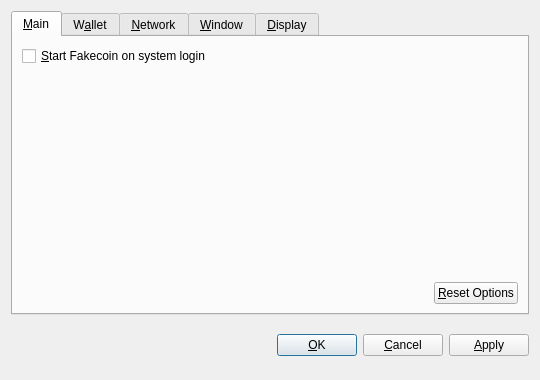
<?xml version="1.0" encoding="UTF-8"?>
<ui version="4.0">
 <class>OptionsDialog</class>
 <widget class="QDialog" name="OptionsDialog">
  <property name="geometry">
   <rect>
    <x>0</x>
    <y>0</y>
    <width>540</width>
    <height>380</height>
   </rect>
  </property>
  <property name="windowTitle">
   <string>Options</string>
  </property>
  <property name="modal">
   <bool>true</bool>
  </property>
  <layout class="QVBoxLayout" name="verticalLayout">
   <item>
    <widget class="QTabWidget" name="tabWidget">
     <property name="tabPosition">
      <enum>QTabWidget::North</enum>
     </property>
     <property name="currentIndex">
      <number>0</number>
     </property>
     <widget class="QWidget" name="tabMain">
      <attribute name="title">
       <string>&amp;Main</string>
      </attribute>
      <layout class="QVBoxLayout" name="verticalLayout_Main">
       <item>
        <widget class="QCheckBox" name="bitcoinAtStartup">
         <property name="toolTip">
          <string>Automatically start Fakecoin after logging in to the system.</string>
         </property>
         <property name="text">
          <string>&amp;Start Fakecoin on system login</string>
         </property>
        </widget>
       </item>
       <item>
        <spacer name="verticalSpacer_Main">
         <property name="orientation">
          <enum>Qt::Vertical</enum>
         </property>
         <property name="sizeHint" stdset="0">
          <size>
           <width>20</width>
           <height>40</height>
          </size>
         </property>
        </spacer>
       </item>
       <item>
        <layout class="QHBoxLayout" name="horizontalLayout_2_Main">
         <item>
          <spacer name="horizontalSpacer_2_Main">
           <property name="orientation">
            <enum>Qt::Horizontal</enum>
           </property>
           <property name="sizeHint" stdset="0">
            <size>
             <width>40</width>
             <height>20</height>
            </size>
           </property>
          </spacer>
         </item>
         <item>
          <widget class="QPushButton" name="resetButton">
           <property name="toolTip">
            <string>Reset all client options to default.</string>
           </property>
           <property name="text">
            <string>&amp;Reset Options</string>
           </property>
           <property name="autoDefault">
            <bool>false</bool>
           </property>
          </widget>
         </item>
        </layout>
       </item>
      </layout>
     </widget>
     <widget class="QWidget" name="tabWallet">
      <attribute name="title">
       <string>W&amp;allet</string>
      </attribute>
      <layout class="QVBoxLayout" name="verticalLayout_Network">
       <item>
        <widget class="QLabel" name="transactionFeeInfoLabel">
         <property name="text">
          <string>Optional transaction fee per kB that helps make sure your transactions are processed quickly. Most transactions are 1 kB.</string>
         </property>
         <property name="textFormat">
          <enum>Qt::PlainText</enum>
         </property>
         <property name="wordWrap">
          <bool>true</bool>
         </property>
        </widget>
       </item>
       <item>
        <layout class="QHBoxLayout" name="horizontalLayout_1_Main">
         <item>
          <widget class="QLabel" name="transactionFeeLabel">
           <property name="text">
            <string>Pay transaction &amp;fee</string>
           </property>
           <property name="textFormat">
            <enum>Qt::PlainText</enum>
           </property>
           <property name="buddy">
            <cstring>transactionFee</cstring>
           </property>
          </widget>
         </item>
         <item>
          <widget class="BitcoinAmountField" name="transactionFee"/>
         </item>
         <item>
          <spacer name="horizontalSpacer_1_Main">
           <property name="orientation">
            <enum>Qt::Horizontal</enum>
           </property>
           <property name="sizeHint" stdset="0">
            <size>
             <width>40</width>
             <height>20</height>
            </size>
           </property>
          </spacer>
         </item>
        </layout>
       </item>
       <item>
        <widget class="QLabel" name="label">
         <property name="text">
          <string>If you disable the spending of unconfirmed change, the change from a transaction cannot be used until that transaction has at least one confirmation. This also affects how your balance is computed.</string>
         </property>
         <property name="wordWrap">
          <bool>true</bool>
         </property>
        </widget>
       </item>
       <item>
        <widget class="QCheckBox" name="spendZeroConfChange">
         <property name="text">
          <string>Spend unconfirmed change  (experts only)</string>
         </property>
        </widget>
       </item>
       <item>
        <spacer name="verticalSpacer">
         <property name="orientation">
          <enum>Qt::Vertical</enum>
         </property>
         <property name="sizeHint" stdset="0">
          <size>
           <width>20</width>
           <height>40</height>
          </size>
         </property>
        </spacer>
       </item>
      </layout>
     </widget>
     <widget class="QWidget" name="tabNetwork">
      <attribute name="title">
       <string>&amp;Network</string>
      </attribute>
      <layout class="QVBoxLayout" name="verticalLayout_Network">
       <item>
        <widget class="QCheckBox" name="mapPortUpnp">
         <property name="toolTip">
          <string>Automatically open the Fakecoin client port on the router. This only works when your router supports UPnP and it is enabled.</string>
         </property>
         <property name="text">
          <string>Map port using &amp;UPnP</string>
         </property>
        </widget>
       </item>
       <item>
        <widget class="QCheckBox" name="connectSocks">
         <property name="toolTip">
          <string>Connect to the Fakecoin network through a SOCKS proxy (e.g. when connecting through Tor).</string>
         </property>
         <property name="text">
          <string>&amp;Connect through SOCKS proxy:</string>
         </property>
        </widget>
       </item>
       <item>
        <layout class="QHBoxLayout" name="horizontalLayout_Network">
         <item>
          <widget class="QLabel" name="proxyIpLabel">
           <property name="text">
            <string>Proxy &amp;IP:</string>
           </property>
           <property name="textFormat">
            <enum>Qt::PlainText</enum>
           </property>
           <property name="buddy">
            <cstring>proxyIp</cstring>
           </property>
          </widget>
         </item>
         <item>
          <widget class="QValidatedLineEdit" name="proxyIp">
           <property name="maximumSize">
            <size>
             <width>140</width>
             <height>16777215</height>
            </size>
           </property>
           <property name="toolTip">
            <string>IP address of the proxy (e.g. 127.0.0.1)</string>
           </property>
          </widget>
         </item>
         <item>
          <widget class="QLabel" name="proxyPortLabel">
           <property name="text">
            <string>&amp;Port:</string>
           </property>
           <property name="textFormat">
            <enum>Qt::PlainText</enum>
           </property>
           <property name="buddy">
            <cstring>proxyPort</cstring>
           </property>
          </widget>
         </item>
         <item>
          <widget class="QLineEdit" name="proxyPort">
           <property name="maximumSize">
            <size>
             <width>55</width>
             <height>16777215</height>
            </size>
           </property>
           <property name="toolTip">
            <string>Port of the proxy (e.g. 9050)</string>
           </property>
          </widget>
         </item>
         <item>
          <widget class="QLabel" name="socksVersionLabel">
           <property name="text">
            <string>SOCKS &amp;Version:</string>
           </property>
           <property name="textFormat">
            <enum>Qt::PlainText</enum>
           </property>
           <property name="buddy">
            <cstring>socksVersion</cstring>
           </property>
          </widget>
         </item>
         <item>
          <widget class="QValueComboBox" name="socksVersion">
           <property name="toolTip">
            <string>SOCKS version of the proxy (e.g. 5)</string>
           </property>
          </widget>
         </item>
         <item>
          <spacer name="horizontalSpacer_Network">
           <property name="orientation">
            <enum>Qt::Horizontal</enum>
           </property>
           <property name="sizeHint" stdset="0">
            <size>
             <width>40</width>
             <height>20</height>
            </size>
           </property>
          </spacer>
         </item>
        </layout>
       </item>
       <item>
        <spacer name="verticalSpacer_Network">
         <property name="orientation">
          <enum>Qt::Vertical</enum>
         </property>
         <property name="sizeHint" stdset="0">
          <size>
           <width>20</width>
           <height>40</height>
          </size>
         </property>
        </spacer>
       </item>
      </layout>
     </widget>
     <widget class="QWidget" name="tabWindow">
      <attribute name="title">
       <string>&amp;Window</string>
      </attribute>
      <layout class="QVBoxLayout" name="verticalLayout_Window">
       <item>
        <widget class="QCheckBox" name="minimizeToTray">
         <property name="toolTip">
          <string>Show only a tray icon after minimizing the window.</string>
         </property>
         <property name="text">
          <string>&amp;Minimize to the tray instead of the taskbar</string>
         </property>
        </widget>
       </item>
       <item>
        <widget class="QCheckBox" name="minimizeOnClose">
         <property name="toolTip">
          <string>Minimize instead of exit the application when the window is closed. When this option is enabled, the application will be closed only after selecting Quit in the menu.</string>
         </property>
         <property name="text">
          <string>M&amp;inimize on close</string>
         </property>
        </widget>
       </item>
       <item>
        <spacer name="verticalSpacer_Window">
         <property name="orientation">
          <enum>Qt::Vertical</enum>
         </property>
         <property name="sizeHint" stdset="0">
          <size>
           <width>20</width>
           <height>40</height>
          </size>
         </property>
        </spacer>
       </item>
      </layout>
     </widget>
     <widget class="QWidget" name="tabDisplay">
      <attribute name="title">
       <string>&amp;Display</string>
      </attribute>
      <layout class="QVBoxLayout" name="verticalLayout_Display">
       <item>
        <layout class="QHBoxLayout" name="horizontalLayout_1_Display">
         <item>
          <widget class="QLabel" name="langLabel">
           <property name="text">
            <string>User Interface &amp;language:</string>
           </property>
           <property name="textFormat">
            <enum>Qt::PlainText</enum>
           </property>
           <property name="buddy">
            <cstring>lang</cstring>
           </property>
          </widget>
         </item>
         <item>
          <widget class="QValueComboBox" name="lang">
           <property name="toolTip">
            <string>The user interface language can be set here. This setting will take effect after restarting Fakecoin.</string>
           </property>
          </widget>
         </item>
        </layout>
       </item>
       <item>
        <layout class="QHBoxLayout" name="horizontalLayout_2_Display">
         <item>
          <widget class="QLabel" name="unitLabel">
           <property name="text">
            <string>&amp;Unit to show amounts in:</string>
           </property>
           <property name="textFormat">
            <enum>Qt::PlainText</enum>
           </property>
           <property name="buddy">
            <cstring>unit</cstring>
           </property>
          </widget>
         </item>
         <item>
          <widget class="QValueComboBox" name="unit">
           <property name="toolTip">
            <string>Choose the default subdivision unit to show in the interface and when sending coins.</string>
           </property>
          </widget>
         </item>
        </layout>
       </item>
       <item>
        <widget class="QCheckBox" name="displayAddresses">
         <property name="toolTip">
          <string>Whether to show Fakecoin addresses in the transaction list or not.</string>
         </property>
         <property name="text">
          <string>&amp;Display addresses in transaction list</string>
         </property>
        </widget>
       </item>
       <item>
        <widget class="QCheckBox" name="coinControlFeatures">
         <property name="toolTip">
          <string>Whether to show coin control features or not.</string>
         </property>
         <property name="text">
          <string>Display coin &amp;control features (experts only!)</string>
         </property>
        </widget>
       </item>
       <item>
        <spacer name="verticalSpacer_Display">
         <property name="orientation">
          <enum>Qt::Vertical</enum>
         </property>
         <property name="sizeHint" stdset="0">
          <size>
           <width>20</width>
           <height>40</height>
          </size>
         </property>
        </spacer>
       </item>
      </layout>
     </widget>
    </widget>
   </item>
   <item>
    <layout class="QHBoxLayout" name="horizontalLayout_Buttons">
     <item>
      <spacer name="horizontalSpacer_1">
       <property name="orientation">
        <enum>Qt::Horizontal</enum>
       </property>
       <property name="sizeHint" stdset="0">
        <size>
         <width>40</width>
         <height>48</height>
        </size>
       </property>
      </spacer>
     </item>
     <item>
      <widget class="QLabel" name="statusLabel">
       <property name="font">
        <font>
         <weight>75</weight>
         <bold>true</bold>
        </font>
       </property>
       <property name="text">
        <string/>
       </property>
       <property name="textFormat">
        <enum>Qt::PlainText</enum>
       </property>
       <property name="wordWrap">
        <bool>true</bool>
       </property>
      </widget>
     </item>
     <item>
      <spacer name="horizontalSpacer_2">
       <property name="orientation">
        <enum>Qt::Horizontal</enum>
       </property>
       <property name="sizeHint" stdset="0">
        <size>
         <width>40</width>
         <height>48</height>
        </size>
       </property>
      </spacer>
     </item>
     <item>
      <widget class="QPushButton" name="okButton">
       <property name="text">
        <string>&amp;OK</string>
       </property>
      </widget>
     </item>
     <item>
      <widget class="QPushButton" name="cancelButton">
       <property name="text">
        <string>&amp;Cancel</string>
       </property>
       <property name="autoDefault">
        <bool>false</bool>
       </property>
      </widget>
     </item>
     <item>
      <widget class="QPushButton" name="applyButton">
       <property name="text">
        <string>&amp;Apply</string>
       </property>
       <property name="autoDefault">
        <bool>false</bool>
       </property>
      </widget>
     </item>
    </layout>
   </item>
  </layout>
 </widget>
 <customwidgets>
  <customwidget>
   <class>BitcoinAmountField</class>
   <extends>QSpinBox</extends>
   <header>bitcoinamountfield.h</header>
  </customwidget>
  <customwidget>
   <class>QValueComboBox</class>
   <extends>QComboBox</extends>
   <header>qvaluecombobox.h</header>
  </customwidget>
  <customwidget>
   <class>QValidatedLineEdit</class>
   <extends>QLineEdit</extends>
   <header>qvalidatedlineedit.h</header>
  </customwidget>
 </customwidgets>
 <resources/>
 <connections/>
</ui>
